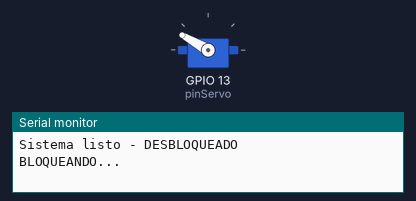
Simulated run of this sketch. Board: ESP32. On the bench: servo, the last lines printed to the serial monitor.

Above: at 0.05 s.
At 6.0 s:
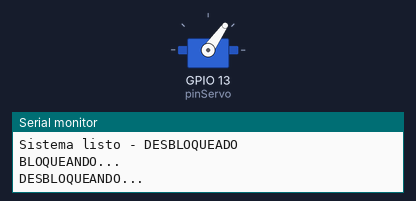
Timing chart, 0 to 7.8 s (numbered marks = the images above):
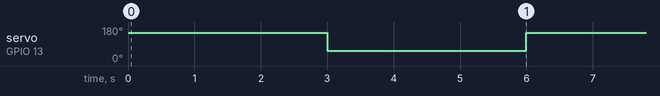

Measured:
- by itself, servo on GPIO 13 (pinServo): alternates 150° for 3.0 s and 55° for 3.0 s

The sketch:

pruebaServo02.ino
```cpp
#include <ESP32Servo.h>

Servo miServo;
int pinServo = 13;   // Pin del servo

void setup() {
  Serial.begin(115200);

  // Configurar el servo
  miServo.attach(pinServo);
  miServo.write(55);

  Serial.println("Sistema listo - DESBLOQUEADO");
}

void loop() {
  // BLOQUEAR (vertical - 90 grados)
  Serial.println("BLOQUEANDO...");
  miServo.write(150);
  delay(3000);  // Espera 3 segundos bloqueado

  // DESBLOQUEAR (horizontal - 0 grados)
  Serial.println("DESBLOQUEANDO...");
  miServo.write(55);
  delay(3000);  // Espera 3 segundos desbloqueado
}
```
